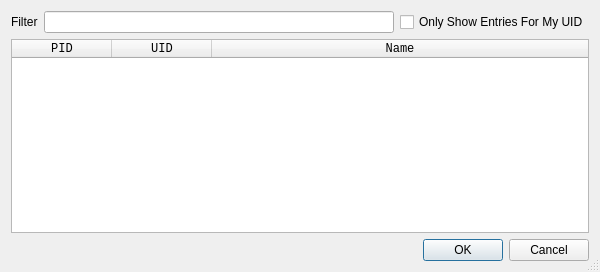
<?xml version="1.0" encoding="UTF-8"?>
<ui version="4.0">
 <author>Evan Teran</author>
 <class>DialogAttach</class>
 <widget class="QDialog" name="DialogAttach">
  <property name="geometry">
   <rect>
    <x>0</x>
    <y>0</y>
    <width>600</width>
    <height>272</height>
   </rect>
  </property>
  <property name="windowTitle">
   <string>Attach To Process</string>
  </property>
  <property name="sizeGripEnabled">
   <bool>true</bool>
  </property>
  <property name="modal">
   <bool>true</bool>
  </property>
  <layout class="QGridLayout" name="gridLayout">
   <item row="0" column="0">
    <widget class="QLabel" name="label">
     <property name="text">
      <string>Filter</string>
     </property>
    </widget>
   </item>
   <item row="0" column="1">
    <widget class="LineEdit" name="filter"/>
   </item>
   <item row="0" column="2">
    <widget class="QCheckBox" name="filter_uid">
     <property name="text">
      <string>Only Show Entries For My UID</string>
     </property>
    </widget>
   </item>
   <item row="1" column="0" colspan="3">
    <widget class="QTableWidget" name="processes_table">
     <property name="font">
      <font>
       <family>Monospace</family>
      </font>
     </property>
     <property name="editTriggers">
      <set>QAbstractItemView::NoEditTriggers</set>
     </property>
     <property name="alternatingRowColors">
      <bool>true</bool>
     </property>
     <property name="selectionMode">
      <enum>QAbstractItemView::SingleSelection</enum>
     </property>
     <property name="selectionBehavior">
      <enum>QAbstractItemView::SelectRows</enum>
     </property>
     <property name="sortingEnabled">
      <bool>true</bool>
     </property>
     <attribute name="horizontalHeaderStretchLastSection">
      <bool>true</bool>
     </attribute>
     <attribute name="verticalHeaderVisible">
      <bool>false</bool>
     </attribute>
     <column>
      <property name="text">
       <string>PID</string>
      </property>
     </column>
     <column>
      <property name="text">
       <string>UID</string>
      </property>
     </column>
     <column>
      <property name="text">
       <string>Name</string>
      </property>
     </column>
    </widget>
   </item>
   <item row="2" column="0" colspan="3">
    <widget class="QDialogButtonBox" name="button_box">
     <property name="orientation">
      <enum>Qt::Horizontal</enum>
     </property>
     <property name="standardButtons">
      <set>QDialogButtonBox::Cancel|QDialogButtonBox::Ok</set>
     </property>
    </widget>
   </item>
  </layout>
 </widget>
 <customwidgets>
  <customwidget>
   <class>LineEdit</class>
   <extends>QLineEdit</extends>
   <header location="global">LineEdit.h</header>
  </customwidget>
 </customwidgets>
 <tabstops>
  <tabstop>filter</tabstop>
  <tabstop>filter_uid</tabstop>
  <tabstop>processes_table</tabstop>
  <tabstop>button_box</tabstop>
 </tabstops>
 <resources/>
 <connections>
  <connection>
   <sender>button_box</sender>
   <signal>accepted()</signal>
   <receiver>DialogAttach</receiver>
   <slot>accept()</slot>
   <hints>
    <hint type="sourcelabel">
     <x>463</x>
     <y>244</y>
    </hint>
    <hint type="destinationlabel">
     <x>443</x>
     <y>230</y>
    </hint>
   </hints>
  </connection>
  <connection>
   <sender>button_box</sender>
   <signal>rejected()</signal>
   <receiver>DialogAttach</receiver>
   <slot>reject()</slot>
   <hints>
    <hint type="sourcelabel">
     <x>554</x>
     <y>250</y>
    </hint>
    <hint type="destinationlabel">
     <x>545</x>
     <y>231</y>
    </hint>
   </hints>
  </connection>
 </connections>
</ui>
